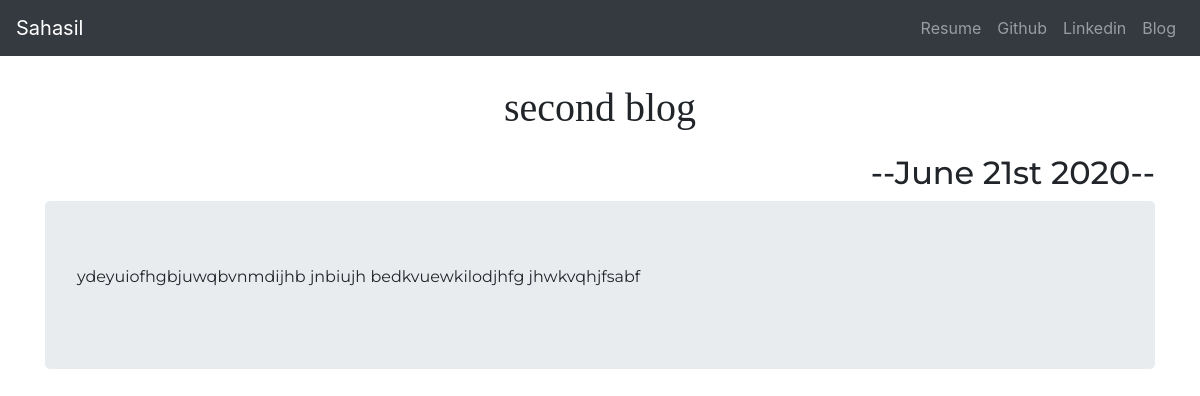
The page /blog/7 on the database its author committed.
### blog/models.py (models this page shows, shortened)
class Blog(models.Model):
    title = models.CharField(max_length=200)
    description = models.TextField()
    date = models.DateField()

### blog/views.py (the view)
# urls.py: path('<int:blog_id>', views.detail, name='detail'),
def detail(request,blog_id):
    blog = get_object_or_404(Blog,pk=blog_id)
    return render(request,'blog/detail.html',{'blog':blog})

### blog/templates/blog/detail.html
{% extends "portfolio/base.html" %}
{% block content %}
  <h1 class="blog-title blog-header">{{blog.title}}</h1>
  <h2 class="blog-date dates">--{{blog.date|date:'F jS Y'}}--</h2>
<div class="jumbotron">
  <p class="blog-dec">{{blog.description|safe}}</p>
</div>
{% endblock content %}

### portfolio/static/portfolio/custom.css (style rules this page uses)
.blog-title { font-family: 'Lilita One', cursive; }
.blog-date, .blog-dec { font-family: 'Montserrat', sans-serif; }
.blog-header { text-align: center; margin-bottom: 2% }
.dates { text-align: right; }

### rows shown on the page
Blog: title "second blog", date "June 21st 2020", description "ydeyuiofhgbjuwqbvnmdijhb jnbiujh bedkvuewkilodjhfg jhwkvqhjfsabf"
